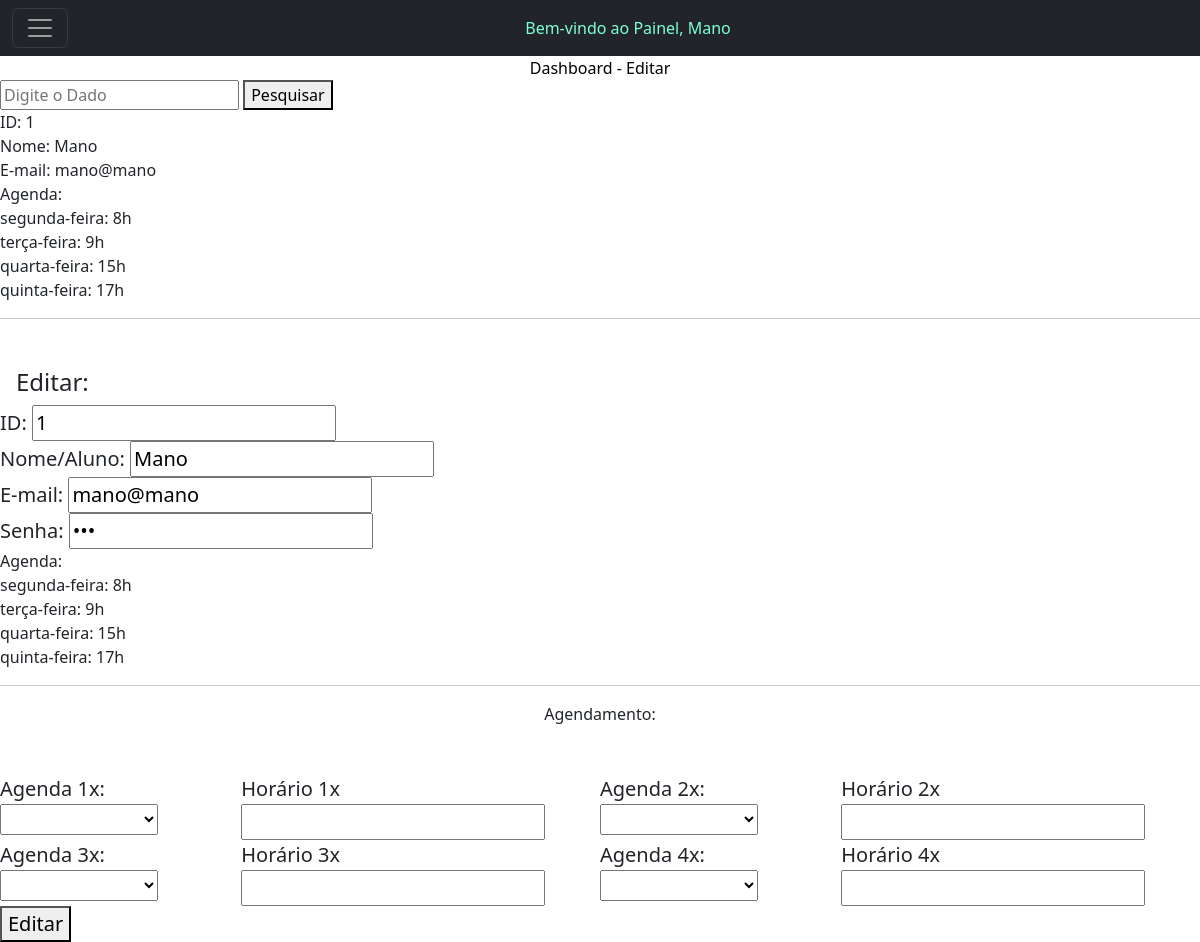
/editar_beta.php?busca=Mano (signed in), run on the app's committed database.
### tables this page shows
CREATE TABLE `usuarios` (
  `id` int(11) NOT NULL,
  `nome` varchar(140) NOT NULL,
  `fone` varchar(20) NOT NULL,
  `responsavel` varchar(140) NOT NULL,
  `endereco` varchar(150) NOT NULL,
  `email` varchar(140) NOT NULL,
  `data_nasc` date NOT NULL,
  `tipo` varchar(20) NOT NULL,
  `agenda` varchar(150) NOT NULL,
  `senha` varchar(16) NOT NULL,
  `aulas` longtext NOT NULL,
  `matricula` varchar(100) NOT NULL,
  `financeiro_aberto` varchar(500) NOT NULL,
  `financeiro_pago` varchar(500) NOT NULL,
  `valor_aula` varchar(20) NOT NULL,
  `divida_ativa` varchar(20) NOT NULL,
  `divida_paga` varchar(20) NOT NULL
);

### editar_beta.php (the view, shortened to what this page needs)
<?php
include('conexao.php');
?>
<!doctype html>
<html lang="pt-br">
<head>
  <link href="https://cdn.jsdelivr.net/npm/bootstrap@5.2.1/dist/css/bootstrap.min.css" rel="stylesheet"
>
</head>
<body>
  <header>
<nav class="navbar navbar-dark bg-dark">
  <div class="container-fluid">
    <button class="navbar-toggler" type="button" data-bs-toggle="collapse" data-bs-target="#navbarToggleExternalContent" aria-controls="navbarToggleExternalContent" aria-expanded="false" aria-label="Toggle navigation">
      <span class="navbar-toggler-icon"></span>
    </button>
    <h7 class="text-center m-auto" style="color: aquamarine;">Bem-vindo ao Painel, <?php echo $_SESSION['nome'];?>
</h7>
  </div>
</nav>
  </header>
  <main>
    <p class="text-center m-auto" style="color: black;">Dashboard - Editar</p>
    <form action="">
    <input name="busca" placeholder="Digite o Dado" type="text">
    <button type="submit">Pesquisar</button>
</form>
            <?php
  if (!isset($_GET['busca'])) {
    ?>
  <tr>
      <th scope="row">#</th>
      <td colspan="3">Digite para pesquisar</td>
    </tr>
    <?php
} else {
  $pesquisa = $mysqli->real_escape_string($_GET['busca']);
$sql_code = "SELECT *
FROM usuarios
WHERE nome LIKE '%$pesquisa%'
OR tipo LIKE '%$pesquisa%'
OR agenda LIKE '%$pesquisa%'";
$sql_query = $mysqli->query($sql_code) or die("Error ao consultar" . $mysqli->error);
if ($sql_query->num_rows == 0) {
  ?>
  <tr>
  <th scope="row">1</th>
  <td colspan="3">Resultados NÃO encontrados...</td>
</tr>
<?php
} else {
while($dados = $sql_query->fetch_assoc()){
  ?>
  <tr>
    <td>ID: <?php echo $dados['id']; ?><br></td>
    <td>Nome: <?php echo $dados['nome']; ?><br></td>
    <td>E-mail: <?php echo $dados['email']; ?><br></td>
    <td>Agenda:<br><?php echo $dados['agenda']; ?><br><hr></td>
  </tr>
  <?php
}
} ?>
<?php
}
  ?>
<div class="d-flex flex-row align-items-center justify-content-center justify-content-lg-start">
</div>
    <form action="processar_editor.php" method="POST">
        <div class="d-flex flex-row align-items-center justify-content-center justify-content-lg-start">
           <p class="lead fw-normal mb-1 me-3">
          <p class="h4">Editar:</p></p></div>
          <div class="d-flex flex-row align-items-center justify-content-center justify-content-lg-start">
          <p class="lead fw-normal mb-0 me-3">
             <label>ID:</label>
            <input type="text" name="id" placeholder="" value="<?php echo $_SESSION['id'];?>">
           </p></div>
          <div class="d-flex flex-row align-items-center justify-content-center justify-content-lg-start">
          <p class="lead fw-normal mb-0 me-3">
             <label>Nome/Aluno:</label>
            <input type="text" name="nome" placeholder="" value="<?php echo $_SESSION['nome'];?>">
           </p></div>
           <div class="d-flex flex-row align-items-center justify-content-center justify-content-lg-start">
          <p class="lead fw-normal mb-0 me-3">
             <label>E-mail:</label>
            <input type="email" name="email" placeholder="" value="<?php echo $_SESSION['email'];?>">
           </p></div>
           <div class="d-flex flex-row align-items-center justify-content-center justify-content-lg-start">
          <p class="lead fw-normal mb-0 me-3">
             <label>Senha:</label>
            <input type="password" name="senha" placeholder="*******" value="<?php echo $_SESSION['senha'];?>">
           </p></div>
           Agenda:<br><?php echo $_SESSION['agenda']; ?><br><hr>
        <p class="text-center m-auto">Agendamento:</p><br></br>
        <div class="d-flex flex-row align-items-center justify-content-center justify-content-lg-start">
           <p class="lead fw-normal mb-1 me-3">
          <label>Agenda 1x:
          <select name="agenda" id="agenda">
          <option value=""></option>
          <option value="segunda-feira: ">Segunda-Feira</option>
          </select>
          <p class="lead fw-normal mb-0 me-3">
            <label>Horário 1x</label>
            <input type="text" name="horario1x" placeholder="" value="">
                    </p></p>
                    <p class="lead fw-normal mb-1 me-3">
          <label>Agenda 2x:
          <select name="agenda2x" id="agenda2x">
          <option value=""></option>
          <option value="segunda-feira: ">Segunda-Feira</option>
          </select>
          <p class="lead fw-normal mb-0 me-3">
                        <label>Horário 2x</label>
            <input type="text" name="horario2x">
        </p></p>
</label></div>
<div class="d-flex flex-row align-items-center justify-content-center justify-content-lg-start">
<p class="lead fw-normal mb-1 me-3">
          <label>Agenda 3x:
          <select name="agenda3x" id="agenda3x">
          <option value=""></option>
          <option value="segunda-feira: ">Segunda-Feira</option>
          </select>
          <p class="lead fw-normal mb-0 me-3">
            <label>Horário 3x</label>
            <input type="text" name="horario3x">
                    </p></p>
                    <p class="lead fw-normal mb-1 me-3">
          <label>Agenda 4x:
          <select name="agenda4x" id="agenda4x">
          <option value=""></option>
            <option value="segunda-feira: ">Segunda-Feira</option>
          </select>
          <p class="lead fw-normal mb-0 me-3">
                        <label>Horário 4x</label>
            <input type="text" name="horario4x">
        </p></p>
        </p><br><br>
        </p><br><br></div>
                  <div class="d-flex flex-row align-items-center justify-content-center justify-content-lg-start">
          <p class="lead fw-normal mb-0 me-3">
            <button type="submit">Editar</button>
        </p></div>
          </div></form></div>
  </main>
</body>
</html>

### data on the page
usuarios: id "1", nome "Mano", email "mano@mano", agenda "segunda-feira: 8h terça-feira: 9h quarta-feira: 15h quinta-feira: 17h"

### other printed values
$_SESSION['nome'] "Mano"
$_SESSION['agenda'] "segunda-feira: 8h terça-feira: 9h quarta-feira: 15h quinta-feira: 17h"
